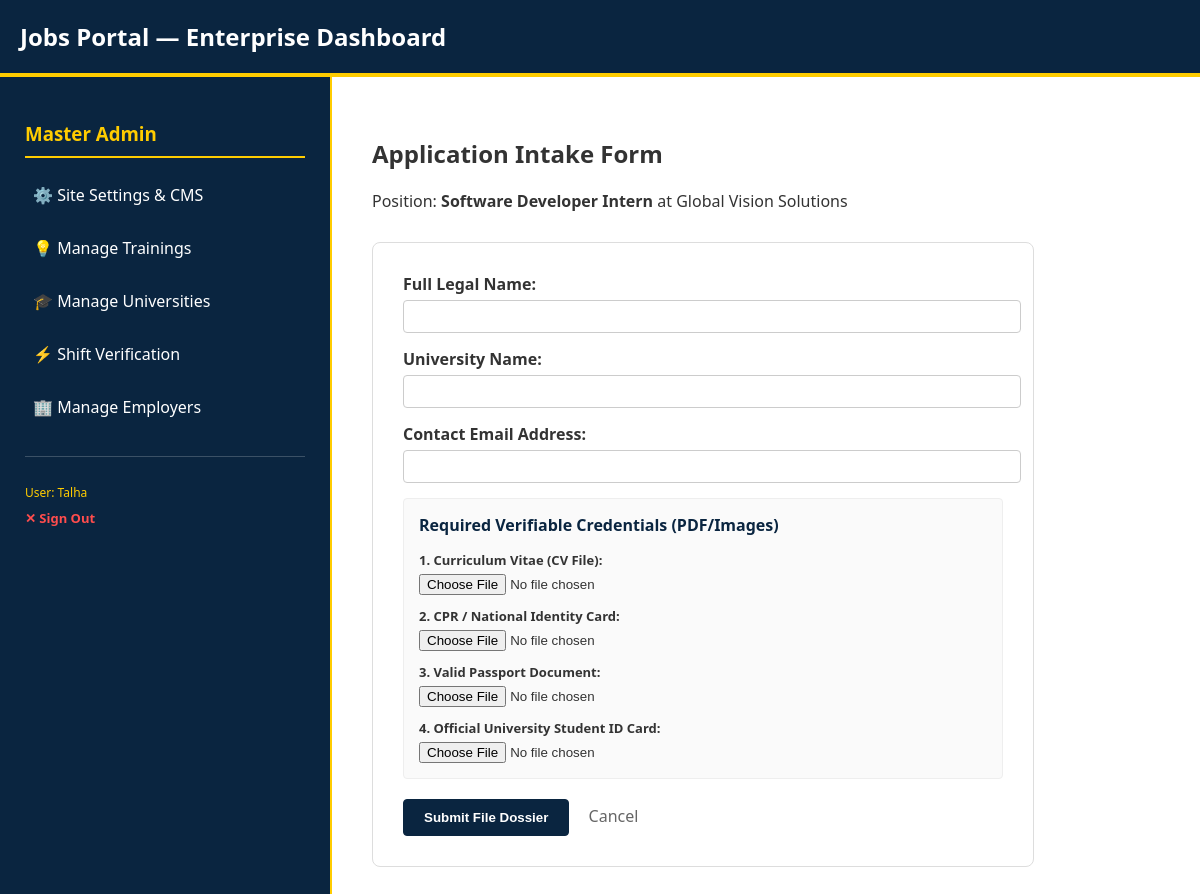
/apply/1/ (signed in), run on the app's committed database.
### student_portal/models.py (models this page shows, shortened)
class InternshipPosting(models.Model):
    LEVEL_CHOICES = (('Beginner', 'Beginner'), ('Intermediate', 'Intermediate'), ('Advanced', 'Advanced'))
    NATURE_CHOICES = (('Full-Time', 'Full-Time'), ('Part-Time', 'Part-Time'), ('Remote', 'Remote'))
    company = models.ForeignKey(CompanyProfile, on_delete=models.CASCADE, related_name='postings')
    track = models.ForeignKey(TrainingTrack, on_delete=models.CASCADE, related_name='postings')
    title = models.CharField(max_length=255)
    description = models.TextField()
    requirements = models.TextField()
    location = models.CharField(max_length=255)
    level = models.CharField(max_length=50, choices=LEVEL_CHOICES)
    nature = models.CharField(max_length=50, choices=NATURE_CHOICES)
    salary_range = models.CharField(max_length=100, blank=True, null=True)
    education_level = models.CharField(max_length=100)
    views_count = models.PositiveIntegerField(default=0)
    is_approved = models.BooleanField(default=False)
    created_at = models.DateTimeField(auto_now_add=True)

class CompanyProfile(models.Model):
    user = models.OneToOneField(User, on_delete=models.CASCADE, related_name='companyprofile')
    company_name = models.CharField(max_length=255)
    description = models.TextField()
    location = models.CharField(max_length=255)
    website = models.URLField(blank=True, null=True)
    is_active = models.BooleanField(default=True)

### student_portal/views.py (the view, shortened to what this page needs)
# urls.py: path('apply/<int:posting_id>/', views.apply_internship_view, name='apply_internship'),
def apply_internship_view(request, posting_id):
    posting = get_object_or_404(InternshipPosting, id=posting_id)
    return render(request, 'apply.html', {'posting': posting})

### student_portal/templates/apply.html (shortened to what this page needs)
{% extends 'base.html' %}
{% block content %}
<h2>Application Intake Form</h2>
<p>Position: <strong>{{ posting.title }}</strong> at {{ posting.company.company_name }}</p>
<div style="max-width: 600px; margin-top: 30px; border: 1px solid #ddd; padding: 30px; border-radius: 8px;">
    <form method="post" enctype="multipart/form-data">
        <div style="margin-bottom: 15px;">
            <label style="display:block; font-weight:bold; margin-bottom:5px;">Full Legal Name:</label>
            <input type="text" name="student_name" required style="width:100%; padding:8px; border:1px solid #ccc; border-radius:4px;">
        </div>
        <div style="margin-bottom: 15px;">
            <label style="display:block; font-weight:bold; margin-bottom:5px;">University Name:</label>
            <input type="text" name="university_name" required style="width:100%; padding:8px; border:1px solid #ccc; border-radius:4px;">
        </div>
        <div style="margin-bottom: 15px;">
            <label style="display:block; font-weight:bold; margin-bottom:5px;">Contact Email Address:</label>
            <input type="email" name="email" required style="width:100%; padding:8px; border:1px solid #ccc; border-radius:4px;">
        </div>
        <div style="margin-bottom: 20px; padding: 15px; background: #fafafa; border: 1px solid #eee; border-radius: 4px;">
            <h4 style="margin: 0 0 15px 0; color: var(--primary-blue);">Required Verifiable Credentials (PDF/Images)</h4>
            <div style="margin-bottom: 12px;">
                <label style="display:block; font-size:13px; font-weight:bold; margin-bottom:3px;">1. Curriculum Vitae (CV File):</label>
                <input type="file" name="cv_file" required>
            </div>
            <div style="margin-bottom: 12px;">
                <label style="display:block; font-size:13px; font-weight:bold; margin-bottom:3px;">2. CPR / National Identity Card:</label>
                <input type="file" name="cpr_file" required>
            </div>
            <div style="margin-bottom: 12px;">
                <label style="display:block; font-size:13px; font-weight:bold; margin-bottom:3px;">3. Valid Passport Document:</label>
                <input type="file" name="passport_file" required>
            </div>
            <div>
                <label style="display:block; font-size:13px; font-weight:bold; margin-bottom:3px;">4. Official University Student ID Card:</label>
                <input type="file" name="uni_id_file" required>
            </div>
        </div>
        <button type="submit" class="btn-primary">Submit File Dossier</button>
        <a href="{% url 'student_dashboard' %}" style="margin-left: 15px; color: #666; text-decoration: none;">Cancel</a>
    </form>
</div>
{% endblock %}

### student_portal/templates/base.html (shortened to what this page needs)
{% load static %}
<!DOCTYPE html>
<html lang="en">
<head>
    <link rel="stylesheet" href="{% static 'css/style.css' %}">
</head>
<body>
    <header>
        <h1>Jobs Portal — Enterprise Dashboard</h1>
    </header>
    <div class="main-layout">
        <aside class="admin-sidebar">
            {% if user.is_authenticated %}
                {% if user.is_staff or user.is_superuser or user.userprofile.role == 'admin' %}
                    <h3>Master Admin</h3>
                    <ul>
                        <li><a href="/admin/">⚙️ Site Settings & CMS</a></li>
                        <li><a href="/admin/student_portal/trainingtrack/">💡 Manage Trainings</a></li>
                        <li><a href="/admin/student_portal/university/">🎓 Manage Universities</a></li>
                        <li><a href="{% url 'admin_manage' %}">⚡ Shift Verification</a></li>
                        <li><a href="/admin/student_portal/companyprofile/">🏢 Manage Employers</a></li>
                    </ul>
                {% elif user.userprofile.role == 'company' %}
                    <h3>Employer Console</h3>
                    <ul>
                        <li><a href="{% url 'company_dashboard' %}">📊 Dashboard & Postings</a></li>
                        <li><a href="{% url 'post_internship' %}">➕ Post Internship</a></li>
                    </ul>
                {% endif %}
                <div style="margin-top: 30px; padding-top: 15px; border-top: 1px solid rgba(255,255,255,0.2);">
                    <p style="font-size: 12px; color: #ffcc00; margin-bottom: 5px;">User: {{ user.username }}</p>
                    <form action="{% url 'logout' %}" method="post" style="display: inline; margin: 0; padding: 0;">
    <button type="submit" style="background: none; border: none; color: #ff4d4d; text-decoration: none; font-size: 13px; font-weight: bold; cursor: pointer; padding: 0; font-family: inherit;">✕ Sign Out</button>
</form>
                </div>
            {% else %}
                <h3>Guest Menu</h3>
                <ul>
                    <li><a href="{% url 'login' %}">🔑 Sign In</a></li>
                </ul>
            {% endif %}
        </aside>
        <main class="content">
            {% block content %}{% endblock %}
        </main>
    </div>
</body>
</html>

### student_portal/static/css/style.css (style rules this page uses)
:root { --primary-blue: #0a2540; --accent-yellow: #ffcc00; --clean-white: #ffffff; --text-dark: #333333; --bg-light: #f4f6f9; }
body { margin: 0; font-family: 'Segoe UI', Tahoma, Geneva, Verdana, sans-serif; background-color: var(--clean-white); color: var(--text-dark); }
header { background-color: var(--primary-blue); color: var(--clean-white); padding: 20px; border-bottom: 4px solid var(--accent-yellow); }
header h1 { margin: 0; font-size: 24px; }
.main-layout { display: flex; min-height: calc(100vh - 140px); }
.admin-sidebar { width: 280px; background-color: var(--primary-blue); color: var(--clean-white); padding: 25px; border-right: 2px solid var(--accent-yellow); }
.admin-sidebar h3 { border-bottom: 2px solid var(--accent-yellow); padding-bottom: 10px; color: var(--accent-yellow); }
.admin-sidebar ul { list-style: none; padding: 0; margin: 0; }
.admin-sidebar ul li { margin-bottom: 15px; }
.admin-sidebar ul li a { color: var(--clean-white); text-decoration: none; font-weight: 500; display: block; padding: 8px; border-radius: 4px; }
.content { flex: 1; padding: 40px; background-color: var(--clean-white); }
.btn-primary { background-color: var(--primary-blue); color: var(--clean-white); border: 1px solid var(--primary-blue); padding: 10px 20px; cursor: pointer; border-radius: 4px; font-weight: 600; }

### data on the page
InternshipPosting: title "Software Developer Intern", company.company_name "Global Vision Solutions"

### other printed values
{{ user.username }} "Talha"
